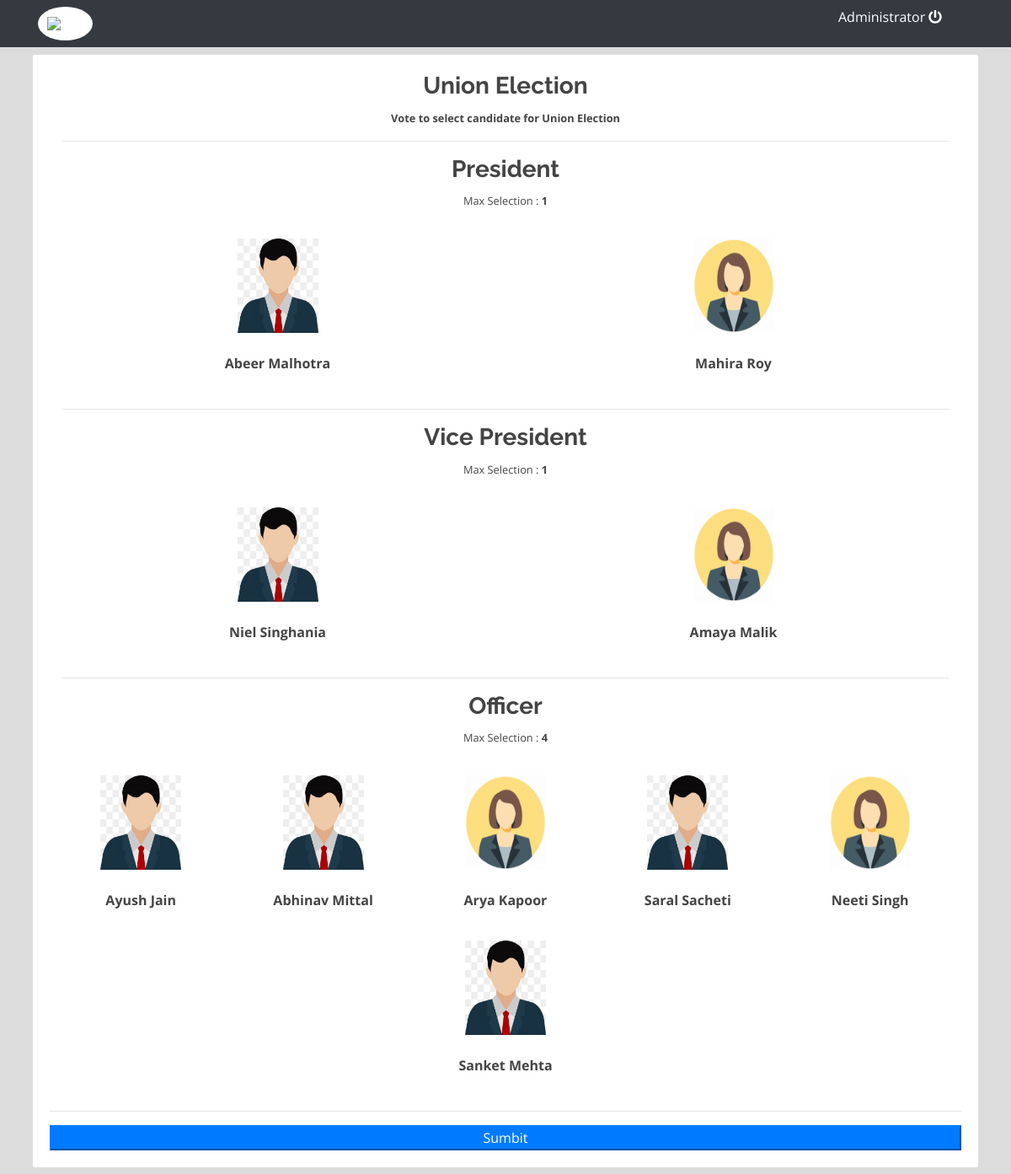
Page /voting.php (signed in) on the committed database.
### tables this page shows
CREATE TABLE `category_list` (
  `id` int(30) NOT NULL,
  `category` text NOT NULL
);

CREATE TABLE `voting_opt` (
  `id` int(30) NOT NULL,
  `voting_id` int(30) NOT NULL,
  `category_id` int(30) NOT NULL,
  `image_path` text NOT NULL,
  `opt_txt` text NOT NULL
);

CREATE TABLE `voting_cat_settings` (
  `id` int(30) NOT NULL,
  `voting_id` int(30) NOT NULL,
  `category_id` int(30) NOT NULL,
  `max_selection` int(10) NOT NULL
);

### vote_sheet.php (the view, shortened to what this page needs)
<?php include('db_connect.php');?>
<?php
	$opts = $conn->query("SELECT * FROM voting_opt where voting_id=".$id);
	$opt_arr = array();
	$set_arr = array();
	while($row=$opts->fetch_assoc()){
		$opt_arr[$row['category_id']][] = $row;
		$set_arr[$row['category_id']] = array('id'=>'','max_selection'=>1);
	}
	$settings = $conn->query("SELECT * FROM voting_cat_settings where voting_id=".$id);
	while($row=$settings->fetch_assoc()){
		$set_arr[$row['category_id']] = $row;
	}
?>
<div class="container-fluid">
	<div class="col-lg-12">
		<div class="card">
			<div class="card-body">
				<form action="" id="manage-vote">
				<div class="col-lg-12">
					<div class="text-center">
						<h3><b><?php echo $title ?></b></h3>
						<small><b><?php echo $description; ?></b></small>
					</div>
					<?php
					$cats = $conn->query("SELECT * FROM category_list where id in (SELECT category_id from voting_opt where voting_id = '".$id."' )");
					while($row = $cats->fetch_assoc()):
					?>
						<hr>
						<div class="row mb-4">
							<div class="col-md-12">
									<div class="text-center">
										<h3><b><?php echo $row['category'] ?></b></h3>
									<small>Max Selection : <b><?php echo $set_arr[$row['id']]['max_selection']; ?></b></small>
									</div>
							</div>
						</div>
						<div class="row mt-3">
						<?php foreach ($opt_arr[$row['id']] as $candidate) {
						?>
							<div class="candidate" style="position: relative;" data-cid = '<?php echo $row['id'] ?>'  data-max="<?php echo $set_arr[$row['id']]['max_selection'] ?>" data-name="<?php echo $row['category'] ?>">
								<div class="item"  data-id="<?php echo $candidate['id'] ?>">
								<div style="display: flex">
									<img src="assets/img/<?php echo $candidate['image_path'] ?>" alt="">
								</div>
								<br>
								<div class="text-center">
									<large class="text-center"><b><?php echo ucwords($candidate['opt_txt']) ?></b></large>
								</div>
								</div>
							</div>
						<?php } ?>
						</div>
					<?php endwhile; ?>
				</div>
				<hr>
				<button class="btn-block btn-primary">Sumbit</button>
				</form>
			</div>
		</div>
	</div>
</div>

### assets/css/style.css (style rules this page uses)
body { font-family: "Open Sans", sans-serif; color: #444444; width: 100%; height: calc(100%); }
h1, h2, h3, h4, h5, h6 { font-family: "Raleway", sans-serif; }

### voting.php (style rules this page uses)
body { background: #80808045; }

### vote_sheet.php (style rules this page uses)
.candidate { margin: auto; width: 16vw; padding: 10px; cursor: pointer; border-radius: 3px; margin-bottom: 1em }
.candidate img { height: 14vh; width: 8vw; margin: auto; }

### rows in the picture
category_list: category "President", id "1"
voting_opt: image_path (picture), opt_txt "Abeer Malhotra"
voting_opt: image_path (picture), opt_txt "Mahira Roy"
category_list: category "Vice President", id.max_selection "1"
voting_opt: image_path (picture), opt_txt "Niel Singhania"
voting_opt: image_path (picture), opt_txt "Amaya Malik"
category_list: category "Officer", id "4"
voting_opt: image_path (picture), opt_txt "Ayush Jain"
voting_opt: image_path (picture), opt_txt "Abhinav Mittal"
voting_opt: image_path (picture), opt_txt "Arya Kapoor"
voting_opt: image_path (picture), opt_txt "Saral Sacheti"
voting_opt: image_path (picture), opt_txt "Neeti Singh"
voting_opt: image_path (picture), opt_txt "Sanket Mehta"

### other values in the picture
$_SESSION['login_name'] "Administrator"
$title "Union Election"
$description "Vote to select candidate for Union Election"
